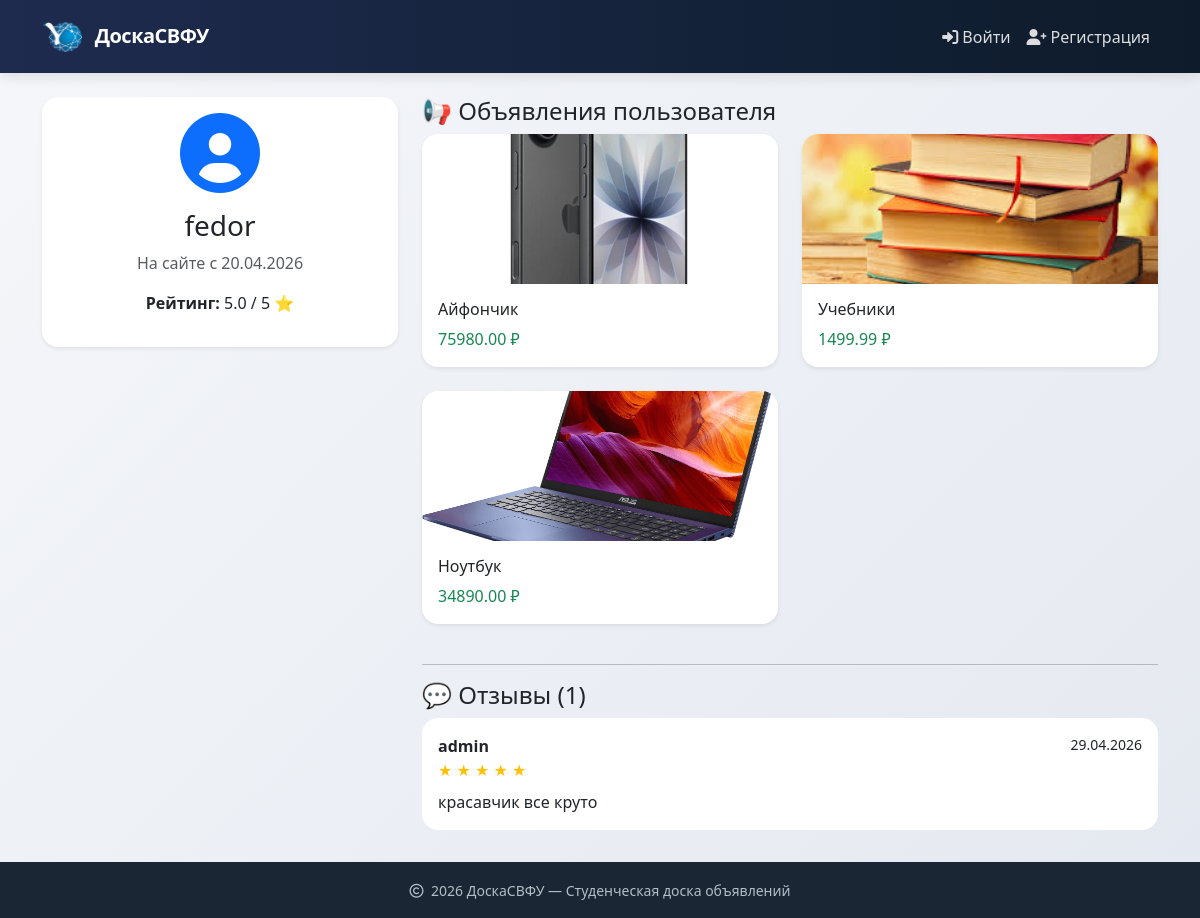
Page /user/fedor/ on the committed database.
### ads/models.py (models this page shows, shortened)
class Ad(models.Model):
    title = models.CharField(max_length=200, verbose_name="Название")
    description = models.TextField(verbose_name="Описание")
    price = models.DecimalField(max_digits=10, decimal_places=2, verbose_name="Цена")
    image = models.ImageField(upload_to='ads/', blank=True, null=True, verbose_name="Фотография")
    category = models.ForeignKey(Category, on_delete=models.CASCADE, related_name='ads', verbose_name="Категория")
    author = models.ForeignKey(User, on_delete=models.CASCADE, related_name='ads', verbose_name="Продавец")
    created_at = models.DateTimeField(auto_now_add=True, verbose_name="Создано в")
    is_active = models.BooleanField(default=True, verbose_name="Активно")
    contact_info = models.CharField(max_length=200, blank=True, verbose_name="Контакты для связи", help_text="Телефон, Telegram, email")
    class Meta:
        verbose_name = "Ad"
        verbose_name_plural = "Ads"
        ordering = ['-created_at']

class Review(models.Model):
    to_user = models.ForeignKey(User, on_delete=models.CASCADE, related_name='reviews_received', verbose_name="Кому")
    from_user = models.ForeignKey(User, on_delete=models.CASCADE, related_name='reviews_given', verbose_name="От кого")
    rating = models.PositiveSmallIntegerField(choices=[(i, str(i)) for i in range(1, 6)], verbose_name="Оценка")
    text = models.TextField(blank=True, verbose_name="Текст отзыва")
    created_at = models.DateTimeField(auto_now_add=True)
    class Meta:
        verbose_name = "Отзыв"
        verbose_name_plural = "Отзывы"
        unique_together = ['to_user', 'from_user']  # один отзыв на пользователя

### ads/views.py (the view)
# urls.py: path('user/<str:username>/', views.UserProfileView.as_view(), name='user_profile'),
class UserProfileView(DetailView):
    model = User
    template_name = 'ads/user_profile.html'
    context_object_name = 'profile_user'
    def get_object(self):
        return get_object_or_404(User, username=self.kwargs['username'])
    def get_context_data(self, **kwargs):
        context = super().get_context_data(**kwargs)
        user = self.get_object()
        context['ads'] = Ad.objects.filter(author=user, is_active=True)
        context['reviews'] = Review.objects.filter(to_user=user).select_related('from_user')
        context['avg_rating'] = context['reviews'].aggregate(Avg('rating'))['rating__avg']
        context['review_form'] = ReviewForm()
        if self.request.user.is_authenticated and self.request.user != user:
            context['can_review'] = not Review.objects.filter(to_user=user, from_user=self.request.user).exists()
        else:
            context['can_review'] = False
        return context

### templates/ads/user_profile.html (shortened to what this page needs)
{% extends "base.html" %}
{% load static %}
{% block content %}
<div class="row">
    <div class="col-md-4">
        <div class="card shadow-sm border-0 mb-4">
            <div class="card-body text-center">
                <i class="fas fa-user-circle fa-5x text-primary mb-3"></i>
                <h3>{{ profile_user.username }}</h3>
                <p class="text-muted">На сайте с {{ profile_user.date_joined|date:"d.m.Y" }}</p>
                <p>
                    <strong>Рейтинг:</strong>
                    {% if avg_rating %}
                    {{ avg_rating|floatformat:1 }} / 5 ⭐
                    {% else %}
                    Нет отзывов
                    {% endif %}
                </p>
            </div>
        </div>
    </div>
    <div class="col-md-8">
        <h4>📢 Объявления пользователя</h4>
        <div class="row">
            {% for ad in ads %}
            <div class="col-md-6 mb-4">
                <div class="card h-100 shadow-sm border-0 hover-shadow">
                    <div class="position-relative">
                        {% if ad.image %}
                        <img src="{{ ad.image.url }}" class="card-img-top" alt="{{ ad.title }}"
                             style="height: 150px; object-fit: cover; border-top-left-radius: 0.5rem; border-top-right-radius: 0.5rem;">
                        {% else %}
                        <div class="bg-light d-flex align-items-center justify-content-center"
                             style="height: 150px; border-top-left-radius: 0.5rem; border-top-right-radius: 0.5rem;">
                            <span class="text-muted">Нет фото</span>
                        </div>
                        {% endif %}
                    </div>
                    <div class="card-body">
                        <h6 class="card-title">
                            <a href="{% url 'ads:ad_detail' ad.pk %}" class="text-decoration-none text-dark">{{ ad.title }}</a>
                        </h6>
                        <p class="card-text text-success">{{ ad.price }} ₽</p>
                    </div>
                </div>
            </div>
            {% empty %}
            <p>Пока нет активных объявлений.</p>
            {% endfor %}
        </div>
        <hr>
        <h4>💬 Отзывы ({{ reviews.count }})</h4>
        {% for review in reviews %}
        <div class="card mb-2">
            <div class="card-body">
                <div class="d-flex justify-content-between">
                    <strong>{{ review.from_user.username }}</strong>
                    <small>{{ review.created_at|date:"d.m.Y" }}</small>
                </div>
                <div class="text-warning">
                    {% for i in "12345" %}
                    {% if forloop.counter <= review.rating %}
                    ★
                    {% else %}
                    ☆
                    {% endif %}
                    {% endfor %}
                </div>
                {% if review.text %}
                <p class="mb-0 mt-2">{{ review.text }}</p>
                {% endif %}
            </div>
        </div>
        {% empty %}
        <p>Отзывов пока нет.</p>
        {% endfor %}
    </div>
</div>
{% endblock %}

### templates/base.html (style rules this page uses)
body { display: flex; flex-direction: column; min-height: 100vh; background: linear-gradient(135deg, #f5f7fa 0%, #e4e8f0 100%); font-family: 'Segoe UI', system-ui, sans-serif; }
.card { border: none; border-radius: 16px; overflow: hidden; transition: transform 0.2s, box-shadow 0.2s; }

### rows in the picture
Ad: image (picture), title "Айфончик", price "75980.00"
Ad: image (picture), title "Учебники", price "1499.99"
Ad: image (picture), title "Ноутбук", price "34890.00"
Review: from_user.username "admin", created_at "29.04.2026", rating 5 (drawn), text "красавчик все круто"

### other values in the picture
{{ profile_user.username }} "fedor"
{{ profile_user.date_joined|date:"d.m.Y" }} "20.04.2026"
{{ avg_rating|floatformat:1 }} "5.0"
{{ reviews.count }} "1"
